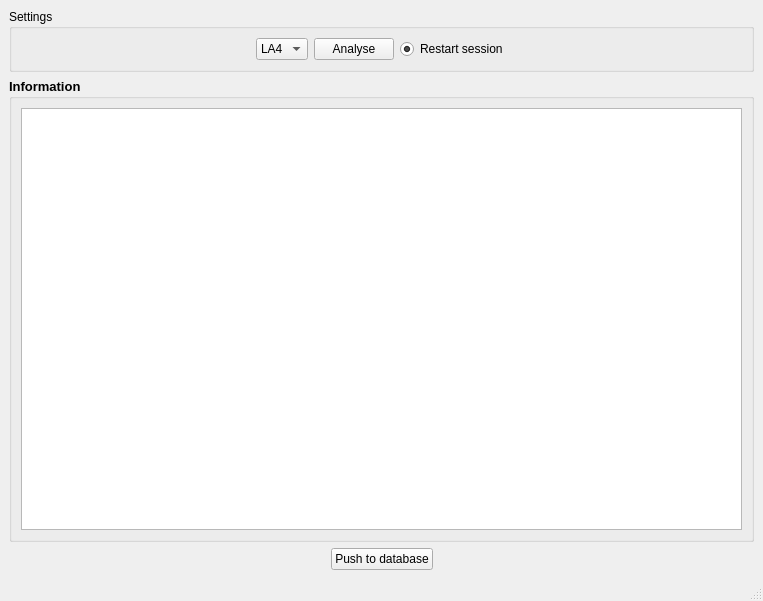
<?xml version="1.0" encoding="UTF-8"?>
<ui version="4.0">
 <class>MainWindow</class>
 <widget class="QMainWindow" name="MainWindow">
  <property name="geometry">
   <rect>
    <x>0</x>
    <y>0</y>
    <width>763</width>
    <height>601</height>
   </rect>
  </property>
  <property name="windowTitle">
   <string>FluDoPy</string>
  </property>
  <widget class="QWidget" name="centralwidget">
   <layout class="QGridLayout" name="gridLayout_4">
    <item row="0" column="0">
     <layout class="QVBoxLayout" name="verticalLayout">
      <item>
       <layout class="QGridLayout" name="gridLayout_3">
        <item row="0" column="0">
         <widget class="QGroupBox" name="groupBox_2">
          <property name="title">
           <string>Settings</string>
          </property>
          <layout class="QGridLayout" name="gridLayout">
           <item row="0" column="0">
            <layout class="QHBoxLayout" name="horizontalLayout">
             <item>
              <spacer name="horizontalSpacer">
               <property name="orientation">
                <enum>Qt::Horizontal</enum>
               </property>
               <property name="sizeHint" stdset="0">
                <size>
                 <width>158</width>
                 <height>20</height>
                </size>
               </property>
              </spacer>
             </item>
             <item>
              <widget class="QComboBox" name="comboBoxLA">
               <property name="toolTip">
                <string>M/C on which beams were delivered for QA</string>
               </property>
               <property name="currentIndex">
                <number>2</number>
               </property>
               <item>
                <property name="text">
                 <string>LA1</string>
                </property>
               </item>
               <item>
                <property name="text">
                 <string>LA3</string>
                </property>
               </item>
               <item>
                <property name="text">
                 <string>LA4</string>
                </property>
               </item>
              </widget>
             </item>
             <item>
              <widget class="QPushButton" name="pushButtonAnalyse">
               <property name="text">
                <string>Analyse</string>
               </property>
               <property name="checkable">
                <bool>false</bool>
               </property>
               <property name="checked">
                <bool>false</bool>
               </property>
              </widget>
             </item>
             <item>
              <widget class="QRadioButton" name="radioButtonRestart">
               <property name="toolTip">
                <string>Scans for new dynalogs if checked and when analyzed is clicked</string>
               </property>
               <property name="text">
                <string>Restart session</string>
               </property>
               <property name="checked">
                <bool>true</bool>
               </property>
              </widget>
             </item>
             <item>
              <spacer name="horizontalSpacer_2">
               <property name="orientation">
                <enum>Qt::Horizontal</enum>
               </property>
               <property name="sizeHint" stdset="0">
                <size>
                 <width>118</width>
                 <height>20</height>
                </size>
               </property>
              </spacer>
             </item>
            </layout>
           </item>
          </layout>
         </widget>
        </item>
        <item row="1" column="0">
         <widget class="QGroupBox" name="groupBox">
          <property name="font">
           <font>
            <pointsize>10</pointsize>
            <weight>75</weight>
            <bold>true</bold>
           </font>
          </property>
          <property name="title">
           <string>Information</string>
          </property>
          <layout class="QGridLayout" name="gridLayout_2">
           <item row="0" column="0">
            <widget class="QTextEdit" name="textEditInfo">
             <property name="font">
              <font>
               <pointsize>8</pointsize>
               <weight>50</weight>
               <bold>false</bold>
              </font>
             </property>
            </widget>
           </item>
          </layout>
         </widget>
        </item>
       </layout>
      </item>
      <item>
       <layout class="QHBoxLayout" name="horizontalLayout_2">
        <item>
         <spacer name="horizontalSpacer_3">
          <property name="orientation">
           <enum>Qt::Horizontal</enum>
          </property>
          <property name="sizeHint" stdset="0">
           <size>
            <width>40</width>
            <height>20</height>
           </size>
          </property>
         </spacer>
        </item>
        <item>
         <widget class="QPushButton" name="pushButtonDB">
          <property name="text">
           <string>Push to database</string>
          </property>
         </widget>
        </item>
        <item>
         <spacer name="horizontalSpacer_4">
          <property name="orientation">
           <enum>Qt::Horizontal</enum>
          </property>
          <property name="sizeHint" stdset="0">
           <size>
            <width>40</width>
            <height>20</height>
           </size>
          </property>
         </spacer>
        </item>
       </layout>
      </item>
     </layout>
    </item>
   </layout>
  </widget>
  <widget class="QStatusBar" name="statusbar">
   <property name="palette">
    <palette>
     <active>
      <colorrole role="WindowText">
       <brush brushstyle="SolidPattern">
        <color alpha="255">
         <red>255</red>
         <green>85</green>
         <blue>0</blue>
        </color>
       </brush>
      </colorrole>
     </active>
     <inactive>
      <colorrole role="WindowText">
       <brush brushstyle="SolidPattern">
        <color alpha="255">
         <red>255</red>
         <green>85</green>
         <blue>0</blue>
        </color>
       </brush>
      </colorrole>
     </inactive>
     <disabled>
      <colorrole role="WindowText">
       <brush brushstyle="SolidPattern">
        <color alpha="255">
         <red>120</red>
         <green>120</green>
         <blue>120</blue>
        </color>
       </brush>
      </colorrole>
     </disabled>
    </palette>
   </property>
  </widget>
 </widget>
 <resources/>
 <connections/>
</ui>
